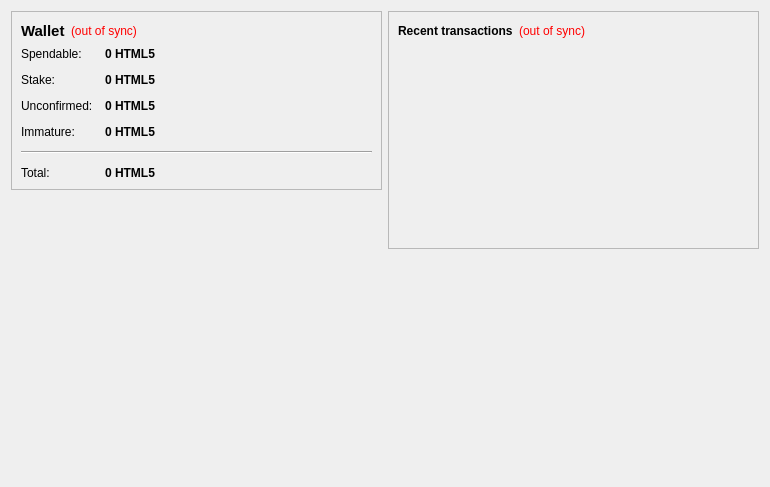
<?xml version="1.0" encoding="UTF-8"?>
<ui version="4.0">
 <class>OverviewPage</class>
 <widget class="QWidget" name="OverviewPage">
  <property name="geometry">
   <rect>
    <x>0</x>
    <y>0</y>
    <width>770</width>
    <height>487</height>
   </rect>
  </property>
  <property name="windowTitle">
   <string>Form</string>
  </property>
  <layout class="QHBoxLayout" name="horizontalLayout" stretch="1,1">
   <item>
    <layout class="QVBoxLayout" name="verticalLayout_2">
     <item>
      <widget class="QFrame" name="frame">
       <property name="frameShape">
        <enum>QFrame::StyledPanel</enum>
       </property>
       <property name="frameShadow">
        <enum>QFrame::Raised</enum>
       </property>
       <layout class="QVBoxLayout" name="verticalLayout_4">
        <item>
         <layout class="QHBoxLayout" name="horizontalLayout_4">
          <item>
           <widget class="QLabel" name="label_5">
            <property name="font">
             <font>
              <pointsize>11</pointsize>
              <weight>75</weight>
              <bold>true</bold>
             </font>
            </property>
            <property name="text">
             <string>Wallet</string>
            </property>
           </widget>
          </item>
          <item>
           <widget class="QLabel" name="labelWalletStatus">
            <property name="toolTip">
             <string>The displayed information may be out of date. Your wallet automatically synchronizes with the Htmlcoin network after a connection is established, but this process has not completed yet.</string>
            </property>
            <property name="styleSheet">
             <string notr="true">QLabel { color: red; }</string>
            </property>
            <property name="text">
             <string notr="true">(out of sync)</string>
            </property>
            <property name="alignment">
             <set>Qt::AlignLeading|Qt::AlignLeft|Qt::AlignVCenter</set>
            </property>
           </widget>
          </item>
          <item>
           <spacer name="horizontalSpacer_2">
            <property name="orientation">
             <enum>Qt::Horizontal</enum>
            </property>
            <property name="sizeHint" stdset="0">
             <size>
              <width>40</width>
              <height>20</height>
             </size>
            </property>
           </spacer>
          </item>
         </layout>
        </item>
        <item>
         <layout class="QFormLayout" name="formLayout_2">
          <property name="fieldGrowthPolicy">
           <enum>QFormLayout::AllNonFixedFieldsGrow</enum>
          </property>
          <property name="horizontalSpacing">
           <number>12</number>
          </property>
          <property name="verticalSpacing">
           <number>12</number>
          </property>
          <item row="0" column="0">
           <widget class="QLabel" name="label">
            <property name="text">
             <string>Spendable:</string>
            </property>
           </widget>
          </item>
          <item row="0" column="1">
           <widget class="QLabel" name="labelBalance">
            <property name="font">
             <font>
              <weight>75</weight>
              <bold>true</bold>
             </font>
            </property>
            <property name="cursor">
             <cursorShape>IBeamCursor</cursorShape>
            </property>
            <property name="toolTip">
             <string>Your current spendable balance</string>
            </property>
            <property name="text">
             <string notr="true">0 HTML5</string>
            </property>
            <property name="textInteractionFlags">
             <set>Qt::LinksAccessibleByMouse|Qt::TextSelectableByKeyboard|Qt::TextSelectableByMouse</set>
            </property>
           </widget>
          </item>
          <item row="1" column="0">
           <widget class="QLabel" name="label_6">
            <property name="text">
             <string>Stake:</string>
            </property>
           </widget>
          </item>
          <item row="1" column="1">
           <widget class="QLabel" name="labelStake">
            <property name="font">
             <font>
              <weight>75</weight>
              <bold>true</bold>
             </font>
            </property>
            <property name="cursor">
             <cursorShape>IBeamCursor</cursorShape>
            </property>
            <property name="toolTip">
             <string>Total of coins that was staked, and do not yet count toward the current balance</string>
            </property>
            <property name="text">
             <string notr="true">0 HTML5</string>
            </property>
            <property name="textInteractionFlags">
             <set>Qt::LinksAccessibleByMouse|Qt::TextSelectableByKeyboard|Qt::TextSelectableByMouse</set>
            </property>
           </widget>
          </item>
          <item row="2" column="0">
           <widget class="QLabel" name="label_3">
            <property name="text">
             <string>Unconfirmed:</string>
            </property>
           </widget>
          </item>
          <item row="2" column="1">
           <widget class="QLabel" name="labelUnconfirmed">
            <property name="font">
             <font>
              <weight>75</weight>
              <bold>true</bold>
             </font>
            </property>
            <property name="cursor">
             <cursorShape>IBeamCursor</cursorShape>
            </property>
            <property name="toolTip">
             <string>Total of transactions that have yet to be confirmed, and do not yet count toward the current balance</string>
            </property>
            <property name="text">
             <string notr="true">0 HTML5</string>
            </property>
            <property name="textInteractionFlags">
             <set>Qt::LinksAccessibleByMouse|Qt::TextSelectableByKeyboard|Qt::TextSelectableByMouse</set>
            </property>
           </widget>
          </item>
          <item row="3" column="0">
           <widget class="QLabel" name="labelImmatureText">
            <property name="text">
             <string>Immature:</string>
            </property>
           </widget>
          </item>
          <item row="3" column="1">
           <widget class="QLabel" name="labelImmature">
            <property name="font">
             <font>
              <weight>75</weight>
              <bold>true</bold>
             </font>
            </property>
            <property name="toolTip">
             <string>Mined balance that has not yet matured</string>
            </property>
            <property name="text">
             <string notr="true">0 HTML5</string>
            </property>
            <property name="textInteractionFlags">
             <set>Qt::LinksAccessibleByMouse|Qt::TextSelectableByKeyboard|Qt::TextSelectableByMouse</set>
            </property>
           </widget>
          </item>
          <item row="4" column="0" colspan="2">
           <widget class="Line" name="line">
            <property name="orientation">
             <enum>Qt::Horizontal</enum>
            </property>
           </widget>
          </item>
          <item row="5" column="0">
           <widget class="QLabel" name="labelTotalText">
            <property name="text">
             <string>Total:</string>
            </property>
           </widget>
          </item>
          <item row="5" column="1">
           <widget class="QLabel" name="labelTotal">
            <property name="font">
             <font>
              <weight>75</weight>
              <bold>true</bold>
             </font>
            </property>
            <property name="cursor">
             <cursorShape>IBeamCursor</cursorShape>
            </property>
            <property name="toolTip">
             <string>Your current total balance</string>
            </property>
            <property name="text">
             <string notr="true">0 HTML5</string>
            </property>
            <property name="textInteractionFlags">
             <set>Qt::LinksAccessibleByMouse|Qt::TextSelectableByKeyboard|Qt::TextSelectableByMouse</set>
            </property>
           </widget>
          </item>
         </layout>
        </item>
       </layout>
      </widget>
     </item>
     <item>
      <spacer name="verticalSpacer">
       <property name="orientation">
        <enum>Qt::Vertical</enum>
       </property>
       <property name="sizeHint" stdset="0">
        <size>
         <width>20</width>
         <height>40</height>
        </size>
       </property>
      </spacer>
     </item>
     <item>
      <widget class="QLabel" name="label_2">
       <property name="autoFillBackground">
        <bool>true</bool>
       </property>
       <property name="text">
        <string/>
       </property>
       <property name="pixmap">
        <pixmap resource="../bitcoin.qrc">:/icons/techbg</pixmap>
       </property>
       <property name="scaledContents">
        <bool>false</bool>
       </property>
       <property name="margin">
        <number>0</number>
       </property>
      </widget>
     </item>
    </layout>
   </item>
   <item>
    <layout class="QVBoxLayout" name="verticalLayout_3">
     <item>
      <widget class="QFrame" name="frame_2">
       <property name="frameShape">
        <enum>QFrame::StyledPanel</enum>
       </property>
       <property name="frameShadow">
        <enum>QFrame::Raised</enum>
       </property>
       <layout class="QVBoxLayout" name="verticalLayout">
        <item>
         <layout class="QHBoxLayout" name="horizontalLayout_2">
          <item>
           <widget class="QLabel" name="label_4">
            <property name="text">
             <string>&lt;b&gt;Recent transactions&lt;/b&gt;</string>
            </property>
           </widget>
          </item>
          <item>
           <widget class="QLabel" name="labelTransactionsStatus">
            <property name="toolTip">
             <string>The displayed information may be out of date. Your wallet automatically synchronizes with the Htmlcoin network after a connection is established, but this process has not completed yet.</string>
            </property>
            <property name="styleSheet">
             <string notr="true">QLabel { color: red; }</string>
            </property>
            <property name="text">
             <string notr="true">(out of sync)</string>
            </property>
            <property name="alignment">
             <set>Qt::AlignRight|Qt::AlignTrailing|Qt::AlignVCenter</set>
            </property>
           </widget>
          </item>
          <item>
           <spacer name="horizontalSpacer">
            <property name="orientation">
             <enum>Qt::Horizontal</enum>
            </property>
            <property name="sizeHint" stdset="0">
             <size>
              <width>40</width>
              <height>20</height>
             </size>
            </property>
           </spacer>
          </item>
         </layout>
        </item>
        <item>
         <widget class="QListView" name="listTransactions">
          <property name="styleSheet">
           <string notr="true">QListView { background: transparent; }</string>
          </property>
          <property name="frameShape">
           <enum>QFrame::NoFrame</enum>
          </property>
          <property name="verticalScrollBarPolicy">
           <enum>Qt::ScrollBarAlwaysOff</enum>
          </property>
          <property name="horizontalScrollBarPolicy">
           <enum>Qt::ScrollBarAlwaysOff</enum>
          </property>
          <property name="selectionMode">
           <enum>QAbstractItemView::NoSelection</enum>
          </property>
         </widget>
        </item>
       </layout>
      </widget>
     </item>
     <item>
      <spacer name="verticalSpacer_2">
       <property name="orientation">
        <enum>Qt::Vertical</enum>
       </property>
       <property name="sizeHint" stdset="0">
        <size>
         <width>20</width>
         <height>40</height>
        </size>
       </property>
      </spacer>
     </item>
    </layout>
   </item>
  </layout>
 </widget>
 <resources/>
 <connections/>
</ui>
